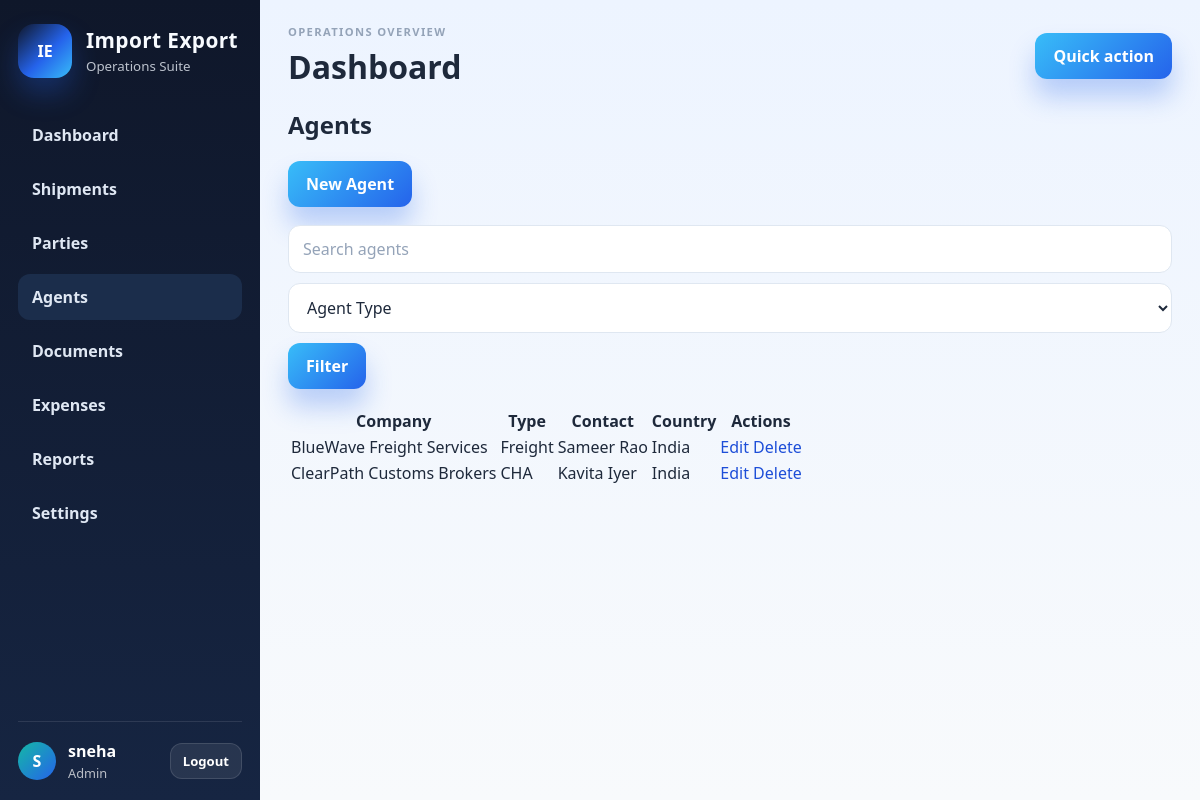
Page /agents (signed in) on the committed database.
### tables this page shows
CREATE TABLE agents (
        id INTEGER PRIMARY KEY AUTOINCREMENT,
        company_name TEXT NOT NULL,
        agent_type TEXT NOT NULL,
        contact_person TEXT,
        email TEXT,
        telephone TEXT,
        office_address TEXT,
        country TEXT,
        license_reference TEXT,
        notes TEXT,
        created_at TEXT NOT NULL DEFAULT CURRENT_TIMESTAMP,
        updated_at TEXT NOT NULL DEFAULT CURRENT_TIMESTAMP
    );

### app/routes/agents.py (the view)
@agents_bp.route('/agents')
@login_required
def list_agents():
    db = get_db()
    term = request.args.get('q', '').strip()
    agent_type = request.args.get('agent_type', '')
    where = []
    params = []
    if term:
        where.append('(company_name LIKE ? OR contact_person LIKE ? OR email LIKE ?)')
        params.extend([f'%{term}%', f'%{term}%', f'%{term}%'])
    if agent_type:
        where.append('agent_type = ?')
        params.append(agent_type)
    sql = 'SELECT * FROM agents'
    if where:
        sql += ' WHERE ' + ' AND '.join(where)
    sql += ' ORDER BY company_name'
    rows = db.execute(sql, params).fetchall()
    return render_template('agents/list.html', rows=rows, q=term, agent_type=agent_type)

### app/db.py (called while the page is built)
def get_db():
    if 'db' not in g:
        conn = sqlite3.connect(current_app.config['DATABASE_PATH'])
        conn.row_factory = sqlite3.Row
        conn.execute('PRAGMA foreign_keys = ON')
        g.db = conn
    return g.db

### app/templates/agents/list.html (shortened to what this page needs)
{% extends 'base.html' %}
{% block content %}
<h2>Agents</h2>
<a href="/agents/new" class="btn btn-primary">New Agent</a>
<form class="filters" method="get">
    <input type="text" name="q" value="{{ q }}" placeholder="Search agents">
    <select name="agent_type"><option value="">Agent Type</option></select>
    <button type="submit" class="btn btn-primary">Filter</button>
</form>
<table>
    <thead><tr><th>Company</th><th>Type</th><th>Contact</th><th>Country</th><th>Actions</th></tr></thead>
    <tbody>
    {% for row in rows %}
    <tr><td>{{ row.company_name }}</td><td>{{ row.agent_type }}</td><td>{{ row.contact_person }}</td><td>{{ row.country }}</td><td><a href="/agents/{{ row.id }}/edit">Edit</a> <form method="post" action="/agents/{{ row.id }}/delete" style="display:inline"><input type="hidden" name="csrf_token" value="{{ csrf_token }}"><button type="submit" class="link-btn" onclick="return confirm('Delete this agent?')">Delete</button></form></td></tr>
    {% endfor %}
    </tbody>
</table>
{% endblock %}

### app/static/css/style.css (style rules this page uses)
:root { --navy-900: #0f172a; --navy-800: #162542; --navy-700: #1d3a5f; --blue-500: #2563eb; --blue-600: #1d4ed8; --teal-500: #14b8a6; --green-500: #22c55e; --gold-500: #f59e0b; --purple-500: #8b5cf6; --slate-50: #f8fafc; --slate-100: #eef2f7; --slate-200: #dfe7f1; --slate-400: #94a3b8; --slate-600: #475569; --slate-800: #1e293b; --danger-100: #fee2e2; --danger-700: #b91c1c; --success-100: #dcfce7; --success-700: #166534; }
* { box-sizing: border-box; }
body { margin: 0; font-family: "Segoe UI", Tahoma, Geneva, Verdana, sans-serif; background: linear-gradient(180deg, #edf4ff 0%, #f8fafc 100%); color: var(--slate-800); }
a { color: var(--blue-600); text-decoration: none; }
button, input, select, textarea { font: inherit; }
input, select, textarea { width: 100%; border: 1px solid rgba(148, 163, 184, 0.35); background: rgba(15, 23, 42, 0.35); border-radius: 12px; padding: 12px 14px; color: #f8fbff; transition: border-color 0.2s ease, box-shadow 0.2s ease, background 0.2s ease; }
input::placeholder { color: rgba(191, 219, 254, 0.7); }
.app-shell input, .app-shell select, .app-shell textarea { color: var(--slate-800); background: #ffffff; border-color: var(--slate-200); }
.app-shell input::placeholder, .app-shell textarea::placeholder { color: var(--slate-400); }
.app-shell select option { color: var(--slate-800); background: #ffffff; }
button, .btn { display: inline-flex; align-items: center; justify-content: center; border: none; border-radius: 12px; padding: 12px 18px; font-weight: 700; cursor: pointer; transition: transform 0.2s ease, box-shadow 0.2s ease; }
.btn-primary { background: linear-gradient(135deg, #38bdf8, #2563eb); color: white; box-shadow: 0 18px 26px rgba(37,99,235,0.28); }
.filters { display: flex; gap: 10px; flex-wrap: wrap; margin: 18px 0; }
.link-btn { background: none; border: none; color: var(--blue-600); padding: 0; font: inherit; }

### rows in the picture
agents: company_name "BlueWave Freight Services", agent_type "Freight", contact_person "Sameer Rao", country "India"
agents: company_name "ClearPath Customs Brokers", agent_type "CHA", contact_person "Kavita Iyer", country "India"

### other values in the picture
{{ session.get('username')[0].upper() }} "S"
{{ session.get('username') }} "sneha"
{{ session.get('role') | title }} "Admin"
